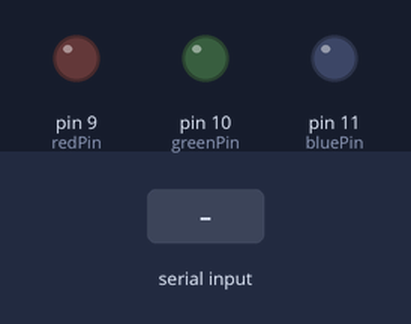
The sketch below on a simulated Arduino Uno, built with avr-gcc and run on an emulated ATmega328P. On the bench: output pins drawn as LEDs (lit = HIGH). The test bench sets the inputs (shaded band). Random numbers use the default seed unless the sketch sets one.

Above: at 1.2 s.
1.3 s: "4" received over Serial
At 1.8 s:
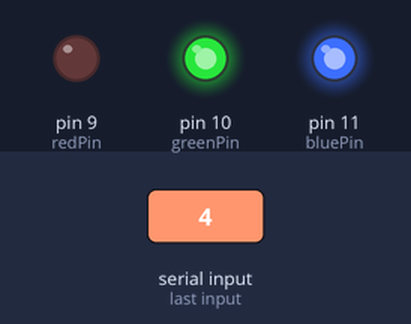
At 2.3 s:
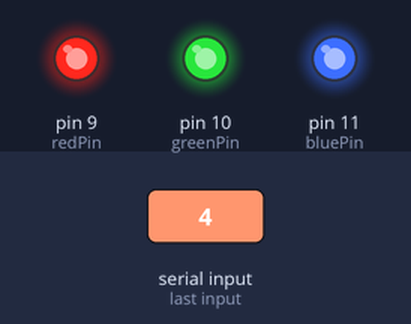
4.3 s: "1" received over Serial
5.8 s: "2" received over Serial
At 7.0 s:
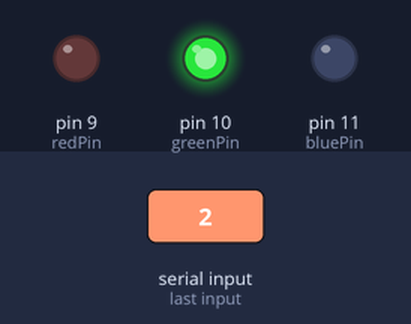
Timing chart, 0 to 8.8 s (numbered marks = the images above; inputs shaded):
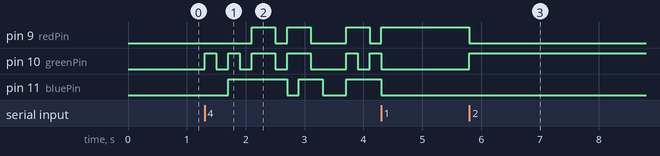

The sketch:

led_control.ino
```cpp
int redPin = 9;
int greenPin = 10;
int bluePin = 11;

bool randomMode = false;

void setup() {
  Serial.begin(9600);
  pinMode(redPin, OUTPUT);
  pinMode(greenPin, OUTPUT);
  pinMode(bluePin, OUTPUT);
  randomSeed(analogRead(0));  // 랜덤 초기값 설정
}

void loop() {
  if (Serial.available()) {
    char cmd = Serial.read();

    // 모든 LED 끄기
    digitalWrite(redPin, LOW);
    digitalWrite(greenPin, LOW);
    digitalWrite(bluePin, LOW);

    randomMode = false;  // 랜덤모드 기본 OFF

    if (cmd == '1') {
      digitalWrite(redPin, HIGH);  // 빨간색
    } else if (cmd == '2') {
      digitalWrite(greenPin, HIGH);  // 초록색
    } else if (cmd == '3') {
      digitalWrite(bluePin, HIGH);  // 파란색
    } else if (cmd == '4') {
      randomMode = true;  // 랜덤모드 ON
    }
  }

  if (randomMode) {
    digitalWrite(redPin, random(0, 2));
    digitalWrite(greenPin, random(0, 2));
    digitalWrite(bluePin, random(0, 2));
    delay(200);  // 깜빡이는 속도 조절
  }
}
```

Measured:
- after the input at 1.3 s, pin 9 (redPin): goes HIGH 0.40 s, LOW 0.20 s, HIGH 0.40 s, LOW 0.60 s, HIGH 0.40 s, then LOW, starting after 0.80 s; pin 10 (greenPin): LOW → HIGH at once, → LOW 0.20 s later, → HIGH 0.20 s later, → LOW 0.20 s later, … (11 changes in this stretch)
- after the input at 5.8 s, pin 9 (redPin): HIGH → LOW at once; pin 10 (greenPin): LOW → HIGH at once
